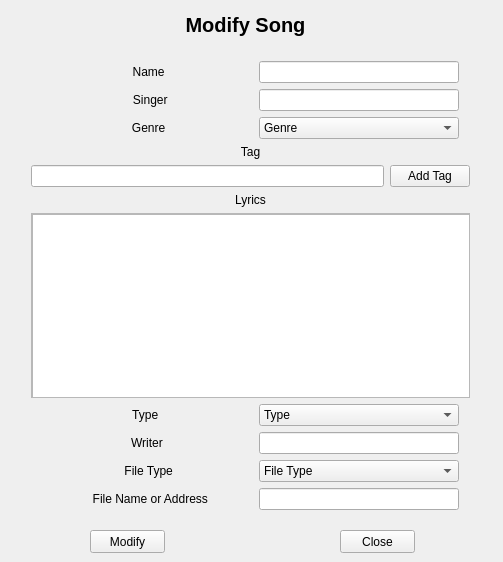
<?xml version="1.0" encoding="UTF-8"?>
<ui version="4.0">
 <class>Modify</class>
 <widget class="QWidget" name="Modify">
  <property name="geometry">
   <rect>
    <x>0</x>
    <y>0</y>
    <width>503</width>
    <height>562</height>
   </rect>
  </property>
  <property name="windowTitle">
   <string>Modify</string>
  </property>
  <widget class="QPushButton" name="push_close">
   <property name="geometry">
    <rect>
     <x>340</x>
     <y>530</y>
     <width>75</width>
     <height>23</height>
    </rect>
   </property>
   <property name="text">
    <string>Close</string>
   </property>
  </widget>
  <widget class="QPushButton" name="push_add">
   <property name="geometry">
    <rect>
     <x>90</x>
     <y>530</y>
     <width>75</width>
     <height>23</height>
    </rect>
   </property>
   <property name="text">
    <string>Modify</string>
   </property>
  </widget>
  <widget class="QLabel" name="label">
   <property name="geometry">
    <rect>
     <x>0</x>
     <y>9</y>
     <width>491</width>
     <height>31</height>
    </rect>
   </property>
   <property name="font">
    <font>
     <pointsize>15</pointsize>
     <weight>75</weight>
     <bold>true</bold>
    </font>
   </property>
   <property name="text">
    <string>Modify Song</string>
   </property>
   <property name="alignment">
    <set>Qt::AlignCenter</set>
   </property>
  </widget>
  <widget class="QWidget" name="verticalLayoutWidget">
   <property name="geometry">
    <rect>
     <x>20</x>
     <y>50</y>
     <width>461</width>
     <height>471</height>
    </rect>
   </property>
   <layout class="QVBoxLayout" name="verticalLayout">
    <item>
     <layout class="QHBoxLayout" name="horizontalLayout"/>
    </item>
    <item>
     <layout class="QHBoxLayout" name="horizontalLayout_4">
      <item>
       <widget class="QLabel" name="label_3">
        <property name="maximumSize">
         <size>
          <width>200</width>
          <height>16777215</height>
         </size>
        </property>
        <property name="text">
         <string>                    Name                </string>
        </property>
        <property name="alignment">
         <set>Qt::AlignCenter</set>
        </property>
       </widget>
      </item>
      <item>
       <widget class="QLineEdit" name="edit_name">
        <property name="maximumSize">
         <size>
          <width>200</width>
          <height>16777215</height>
         </size>
        </property>
       </widget>
      </item>
     </layout>
    </item>
    <item>
     <layout class="QHBoxLayout" name="horizontalLayout_2">
      <item>
       <widget class="QLabel" name="label_4">
        <property name="maximumSize">
         <size>
          <width>200</width>
          <height>16777215</height>
         </size>
        </property>
        <property name="text">
         <string>                    Singer               </string>
        </property>
        <property name="alignment">
         <set>Qt::AlignCenter</set>
        </property>
       </widget>
      </item>
      <item>
       <widget class="QLineEdit" name="edit_singer">
        <property name="maximumSize">
         <size>
          <width>200</width>
          <height>16777215</height>
         </size>
        </property>
       </widget>
      </item>
     </layout>
    </item>
    <item>
     <layout class="QHBoxLayout" name="horizontalLayout_3">
      <item>
       <widget class="QLabel" name="label_7">
        <property name="maximumSize">
         <size>
          <width>200</width>
          <height>16777215</height>
         </size>
        </property>
        <property name="text">
         <string>                    Genre                </string>
        </property>
        <property name="alignment">
         <set>Qt::AlignCenter</set>
        </property>
       </widget>
      </item>
      <item>
       <widget class="QComboBox" name="edit_genre">
        <property name="minimumSize">
         <size>
          <width>0</width>
          <height>0</height>
         </size>
        </property>
        <property name="maximumSize">
         <size>
          <width>200</width>
          <height>16777215</height>
         </size>
        </property>
        <item>
         <property name="text">
          <string>Genre</string>
         </property>
        </item>
        <item>
         <property name="text">
          <string>Pop</string>
         </property>
        </item>
        <item>
         <property name="text">
          <string>Ballad</string>
         </property>
        </item>
        <item>
         <property name="text">
          <string>Rock</string>
         </property>
        </item>
        <item>
         <property name="text">
          <string>HipHop</string>
         </property>
        </item>
        <item>
         <property name="text">
          <string>EDM</string>
         </property>
        </item>
        <item>
         <property name="text">
          <string>Jazz</string>
         </property>
        </item>
        <item>
         <property name="text">
          <string>Classic</string>
         </property>
        </item>
        <item>
         <property name="text">
          <string>NewAge</string>
         </property>
        </item>
       </widget>
      </item>
     </layout>
    </item>
    <item>
     <widget class="QLabel" name="label_8">
      <property name="text">
       <string>Tag</string>
      </property>
      <property name="alignment">
       <set>Qt::AlignCenter</set>
      </property>
     </widget>
    </item>
    <item>
     <layout class="QHBoxLayout" name="horizontalLayout_5">
      <item>
       <widget class="QLineEdit" name="edit_tag"/>
      </item>
      <item>
       <widget class="QPushButton" name="push_tag">
        <property name="text">
         <string>Add Tag</string>
        </property>
       </widget>
      </item>
     </layout>
    </item>
    <item>
     <widget class="QLabel" name="label_9">
      <property name="text">
       <string>Lyrics</string>
      </property>
      <property name="alignment">
       <set>Qt::AlignCenter</set>
      </property>
     </widget>
    </item>
    <item>
     <widget class="QScrollArea" name="scrollArea">
      <property name="widgetResizable">
       <bool>true</bool>
      </property>
      <widget class="QWidget" name="scrollAreaWidgetContents">
       <property name="geometry">
        <rect>
         <x>0</x>
         <y>0</y>
         <width>457</width>
         <height>196</height>
        </rect>
       </property>
       <widget class="QTextEdit" name="edit_lyrics">
        <property name="geometry">
         <rect>
          <x>0</x>
          <y>0</y>
          <width>458</width>
          <height>351</height>
         </rect>
        </property>
       </widget>
      </widget>
     </widget>
    </item>
    <item>
     <layout class="QHBoxLayout" name="horizontalLayout_7">
      <item>
       <widget class="QLabel" name="label_6">
        <property name="maximumSize">
         <size>
          <width>200</width>
          <height>16777215</height>
         </size>
        </property>
        <property name="text">
         <string>                    Type                  </string>
        </property>
        <property name="alignment">
         <set>Qt::AlignCenter</set>
        </property>
       </widget>
      </item>
      <item>
       <widget class="QComboBox" name="edit_type">
        <property name="maximumSize">
         <size>
          <width>200</width>
          <height>16777215</height>
         </size>
        </property>
        <item>
         <property name="text">
          <string>Type</string>
         </property>
        </item>
        <item>
         <property name="text">
          <string>Pop</string>
         </property>
        </item>
        <item>
         <property name="text">
          <string>Instrumental</string>
         </property>
        </item>
       </widget>
      </item>
     </layout>
    </item>
    <item>
     <layout class="QHBoxLayout" name="horizontalLayout_8">
      <item>
       <widget class="QLabel" name="label_10">
        <property name="maximumSize">
         <size>
          <width>200</width>
          <height>16777215</height>
         </size>
        </property>
        <property name="text">
         <string>                    Writer                 </string>
        </property>
        <property name="alignment">
         <set>Qt::AlignCenter</set>
        </property>
       </widget>
      </item>
      <item>
       <widget class="QLineEdit" name="edit_writer">
        <property name="maximumSize">
         <size>
          <width>200</width>
          <height>16777215</height>
         </size>
        </property>
       </widget>
      </item>
     </layout>
    </item>
    <item>
     <layout class="QHBoxLayout" name="horizontalLayout_9">
      <item>
       <widget class="QLabel" name="label_11">
        <property name="maximumSize">
         <size>
          <width>200</width>
          <height>16777215</height>
         </size>
        </property>
        <property name="text">
         <string>                  File Type              </string>
        </property>
        <property name="alignment">
         <set>Qt::AlignCenter</set>
        </property>
       </widget>
      </item>
      <item>
       <widget class="QComboBox" name="edit_ftype">
        <property name="maximumSize">
         <size>
          <width>200</width>
          <height>16777215</height>
         </size>
        </property>
        <item>
         <property name="text">
          <string>File Type</string>
         </property>
        </item>
        <item>
         <property name="text">
          <string>File</string>
         </property>
        </item>
        <item>
         <property name="text">
          <string>URL</string>
         </property>
        </item>
       </widget>
      </item>
     </layout>
    </item>
    <item>
     <layout class="QHBoxLayout" name="horizontalLayout_6">
      <item>
       <widget class="QLabel" name="label_5">
        <property name="maximumSize">
         <size>
          <width>200</width>
          <height>16777215</height>
         </size>
        </property>
        <property name="text">
         <string>          File Name or Address     </string>
        </property>
        <property name="alignment">
         <set>Qt::AlignCenter</set>
        </property>
       </widget>
      </item>
      <item>
       <widget class="QLineEdit" name="edit_fname">
        <property name="maximumSize">
         <size>
          <width>200</width>
          <height>16777215</height>
         </size>
        </property>
       </widget>
      </item>
     </layout>
    </item>
   </layout>
  </widget>
 </widget>
 <layoutdefault spacing="6" margin="11"/>
 <resources/>
 <connections/>
</ui>
